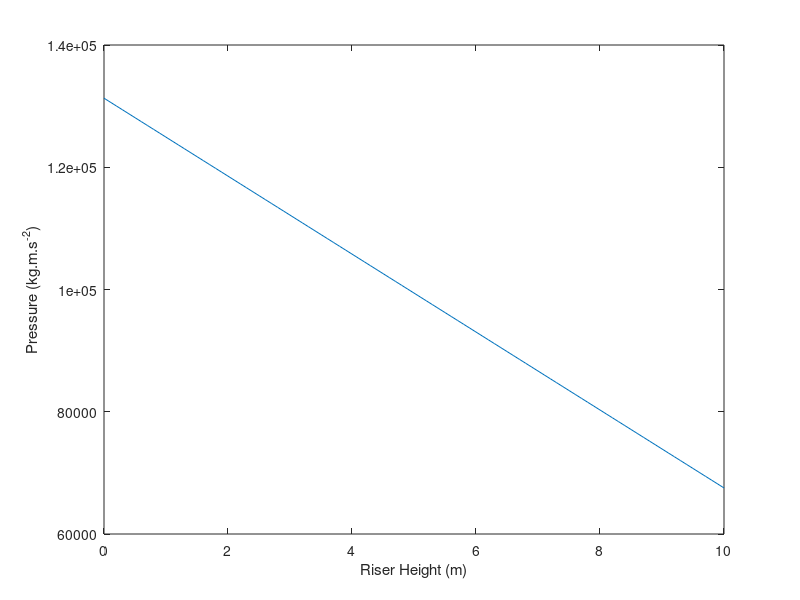

Write the MATLAB code that produced this figure.
%% CE2-03-2 Group 6

% define constants
b1 = 429;       % m^3.kmol^-1
b2 = 2024;      % m^3.kmol^-1
b3 = 1.0001;    % m^3.kmol^-1
n = 0.428;      % dimensionless

% equations
y=2;

%plot pressure vs riser height

rho_c=1300;              % kg.m^-3; rho_c=catalyst density
eps=0.5;                 % dimensionless; eps=bed voidage
g=9.81;                  % m.s^-2; g=gravitational acceleration constant
z=0:0.1:10;              % z=riser height
Po=1.3*1.01*10^5         %kg.m.s^-2; Po=Initial pressure
P=Po-rho_c*(1-eps)*g*z;  %P=pressure
plot(z,P)
xlabel('Riser Height (m)')
ylabel('Pressure (kg.m.s^{-2})')


